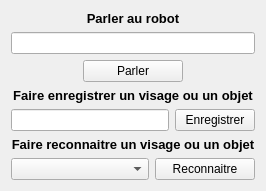
               <widget class="QWidget" name="tab4">
                <attribute name="title">
                 <string>Simulateur d'évènements</string>
                </attribute>
                <layout class="QGridLayout" name="gridLayout_6">
                 <item row="0" column="0">
                  <layout class="QGridLayout" name="gridLayout_5">
                   <item row="1" column="0">
                    <widget class="QLineEdit" name="lineEditSpeak">
                     <property name="maximumSize">
                      <size>
                       <width>300</width>
                       <height>16777215</height>
                      </size>
                     </property>
                    </widget>
                   </item>
                   <item row="0" column="0">
                    <widget class="QLabel" name="labelParler">
                     <property name="maximumSize">
                      <size>
                       <width>16777215</width>
                       <height>30</height>
                      </size>
                     </property>
                     <property name="font">
                      <font>
                       <pointsize>10</pointsize>
                       <weight>75</weight>
                       <bold>true</bold>
                      </font>
                     </property>
                     <property name="text">
                      <string>Parler au robot</string>
                     </property>
                     <property name="alignment">
                      <set>Qt::AlignCenter</set>
                     </property>
                    </widget>
                   </item>
                   <item row="2" column="0">
                    <layout class="QHBoxLayout" name="horizontalLayout_17">
                     <item>
                      <widget class="QPushButton" name="pushButtonValidSpeak">
                       <property name="maximumSize">
                        <size>
                         <width>100</width>
                         <height>16777215</height>
                        </size>
                       </property>
                       <property name="text">
                        <string>Parler</string>
                       </property>
                      </widget>
                     </item>
                    </layout>
                   </item>
                   <item row="5" column="0">
                    <widget class="QLabel" name="label_24">
                     <property name="font">
                      <font>
                       <pointsize>10</pointsize>
                       <weight>75</weight>
                       <bold>true</bold>
                      </font>
                     </property>
                     <property name="text">
                      <string>Faire reconnaitre un visage ou un objet</string>
                     </property>
                     <property name="alignment">
                      <set>Qt::AlignCenter</set>
                     </property>
                    </widget>
                   </item>
                   <item row="3" column="0">
                    <widget class="QLabel" name="label_16">
                     <property name="font">
                      <font>
                       <pointsize>10</pointsize>
                       <weight>75</weight>
                       <bold>true</bold>
                      </font>
                     </property>
                     <property name="text">
                      <string>Faire enregistrer un visage ou un objet</string>
                     </property>
                     <property name="alignment">
                      <set>Qt::AlignCenter</set>
                     </property>
                    </widget>
                   </item>
                   <item row="6" column="0">
                    <layout class="QHBoxLayout" name="horizontalLayout_9">
                     <item>
                      <widget class="QComboBox" name="comboBox">
                       <property name="maximumSize">
                        <size>
                         <width>220</width>
                         <height>16777215</height>
                        </size>
                       </property>
                      </widget>
                     </item>
                     <item>
                      <widget class="QPushButton" name="pushButtonReconnaitre">
                       <property name="maximumSize">
                        <size>
                         <width>100</width>
                         <height>16777215</height>
                        </size>
                       </property>
                       <property name="text">
                        <string>Reconnaitre</string>
                       </property>
                      </widget>
                     </item>
                    </layout>
                   </item>
                   <item row="4" column="0">
                    <layout class="QHBoxLayout" name="horizontalLayout_10">
                     <item>
                      <widget class="QLineEdit" name="lineEditObjet">
                       <property name="maximumSize">
                        <size>
                         <width>200</width>
                         <height>16777215</height>
                        </size>
                       </property>
                      </widget>
                     </item>
                     <item>
                      <widget class="QPushButton" name="pushButtonObjet">
                       <property name="maximumSize">
                        <size>
                         <width>100</width>
                         <height>16777215</height>
                        </size>
                       </property>
                       <property name="text">
                        <string>Enregistrer</string>
                       </property>
                      </widget>
                     </item>
                    </layout>
                   </item>
                  </layout>
                 </item>
                </layout>
               </widget>
